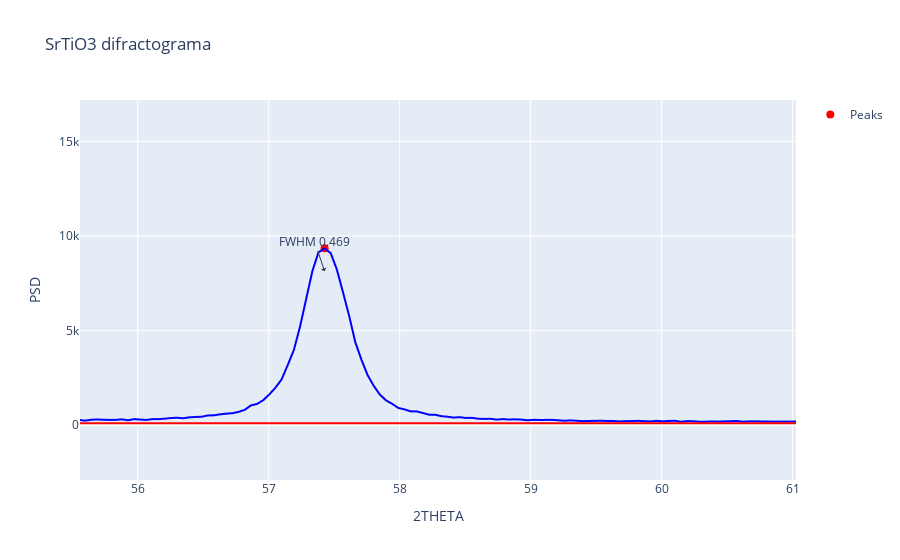

Write notebook code for a chart like this one.
### Markdown cell above
## Creamos la gráfica interactiva para la formula de Williamson-Hall

En esta parte del código se obtienen los puntos más relevantes de la gráfica y se les da un tratamiento para poder trabajar con ellos, sin embargo ahora el tratamiento se hace con base a obtener los datos para calcular el tamaño de cristalito a través de Williamson-Hall

### Code cell
df = pd.read_csv('data.csv')

# Encontramos los picos más altos en la gráfica
peaks, _ = find_peaks(df[' PSD'], prominence=50 , distance= 90)  # Adjust prominence as needed
peaks = np.delete(peaks, 0)
peaks = np.delete(peaks, 1)

y_position_value_global = 100
beta_constant_value = 0

lista_picos_index = []

for i in peaks:
    lista_picos_index.append(i)

fig = px.line(df, x=' 2THETA', y=' PSD', labels={'Name': '2theta', 'Value': 'values'}, title='SrTiO3 difractograma')
fig.add_scatter(x=df[' 2THETA'][peaks], y=df[' PSD'][peaks], mode='markers', marker=dict(color='red', size=8), name='Peaks')

fig.update_traces(line=dict(color='blue')) 



# Agregamos una linea horizontal que sirve como punto de referencia
fig.add_shape(
    type='line',
    x0=df[' 2THETA'].min(),
    y0=y_position_value_global,
    x1=df[' 2THETA'].max(),
    y1=y_position_value_global,
    line=dict(color='red', width=2, dash='solid')
)

#-------------------------------------------------
#Se calcula la altura máxima en de la reflexión más grande:
#altura_reflexion_max = max(df[' PSD'].values) - y_position_value_global


def calculate_fwhm(index):
    half_max = df[' PSD'][index] / 2  # Half of the peak's maximum value
    left_bound = np.where(df[' PSD'][:index] < half_max)[0][-1]  # Left boundary
    right_bound = np.where(df[' PSD'][index:] < half_max)[0][0] + index  # Right boundary
    fwhm = df[' 2THETA'][right_bound] - df[' 2THETA'][left_bound]  # FWHM calculation
    return fwhm

def largo_pico(distancia, df_f, peaks):
    
    fig.add_annotation(
        x=df_f[' 2THETA'][peaks],
        y=df_f[' PSD'][peaks - 2],
        text=f'FWHM {distancia:.3f}', # Ponemos la distancia con 3 puntos decimales
        showarrow=True,
        arrowhead=1,
    )

fwhm_values = []

for peak_index in peaks:
    fwhm = calculate_fwhm(peak_index)
    fwhm_values.append(fwhm)
    print(f"Peak at index {peak_index}: FWHM = {fwhm}")

for i in range(len(lista_picos_index)):
    largo_pico(fwhm_values[i], df, lista_picos_index[i])
#largo_pico(lista_distancia_entre_picos[1], df,1,1)
#print(lista_picos_index[1])
#print(calculate_fwhm(lista_picos_index[1]))

fig.show()

### Figure 1 — Plotly figure (JSON) as saved in the notebook; plotly's stock layout.template omitted (floating-point values rounded to 4 significant figures; data arrays with more than 128 entries replaced by an {"elided": "..."} marker saying what was removed)
{"data": [{"hovertemplate": " 2THETA=%{x}<br> PSD=%{y}<extra></extra>", "legendgroup": "", "line": {"color": "blue", "dash": "solid"}, "marker": {"symbol": "circle"}, "mode": "lines", "name": "", "showlegend": false, "type": "scattergl", "x": {"elided": "1706 float values"}, "xaxis": "x", "y": {"elided": "1706 int values"}, "yaxis": "y"}, {"line": {"color": "blue"}, "marker": {"color": "red", "size": 8}, "mode": "markers", "name": "Peaks", "type": "scatter", "x": [22.34, 32.0, 39.6, 46.12, 51.99, 57.43, 67.47, 72.2, 76.85, 81.35, 85.9], "y": [1671, 36375, 7403, 13474, 888, 9350, 5230, 417, 3133, 1057, 1389]}], "layout": {"annotations": [{"arrowhead": 1, "showarrow": true, "text": "FWHM 0.422", "x": 22.34, "y": 1166}, {"arrowhead": 1, "showarrow": true, "text": "FWHM 0.328", "x": 32.0, "y": 24551}, {"arrowhead": 1, "showarrow": true, "text": "FWHM 0.422", "x": 39.6, "y": 6351}, {"arrowhead": 1, "showarrow": true, "text": "FWHM 0.422", "x": 46.12, "y": 11391}, {"arrowhead": 1, "showarrow": true, "text": "FWHM 0.469", "x": 51.99, "y": 760}, {"arrowhead": 1, "showarrow": true, "text": "FWHM 0.469", "x": 57.43, "y": 8137}, {"arrowhead": 1, "showarrow": true, "text": "FWHM 0.516", "x": 67.47, "y": 4597}, {"arrowhead": 1, "showarrow": true, "text": "FWHM 0.985", "x": 72.2, "y": 399}, {"arrowhead": 1, "showarrow": true, "text": "FWHM 0.610", "x": 76.85, "y": 2825}, {"arrowhead": 1, "showarrow": true, "text": "FWHM 0.704", "x": 81.35, "y": 953}, {"arrowhead": 1, "showarrow": true, "text": "FWHM 0.704", "x": 85.9, "y": 1352}], "autosize": true, "legend": {"tracegroupgap": 0}, "shapes": [{"line": {"color": "red", "dash": "solid", "width": 2}, "type": "line", "x0": 10, "x1": 89.98, "y0": 100, "y1": 100}], "title": {"text": "SrTiO3 difractograma"}, "xaxis": {"anchor": "y", "autorange": false, "domain": [0, 1], "range": [55.56, 61.03], "title": {"text": " 2THETA"}, "type": "linear"}, "yaxis": {"anchor": "x", "autorange": false, "domain": [0, 1], "range": [-2895.0, 17190.0], "title": {"text": " PSD"}, "type": "linear"}}}
